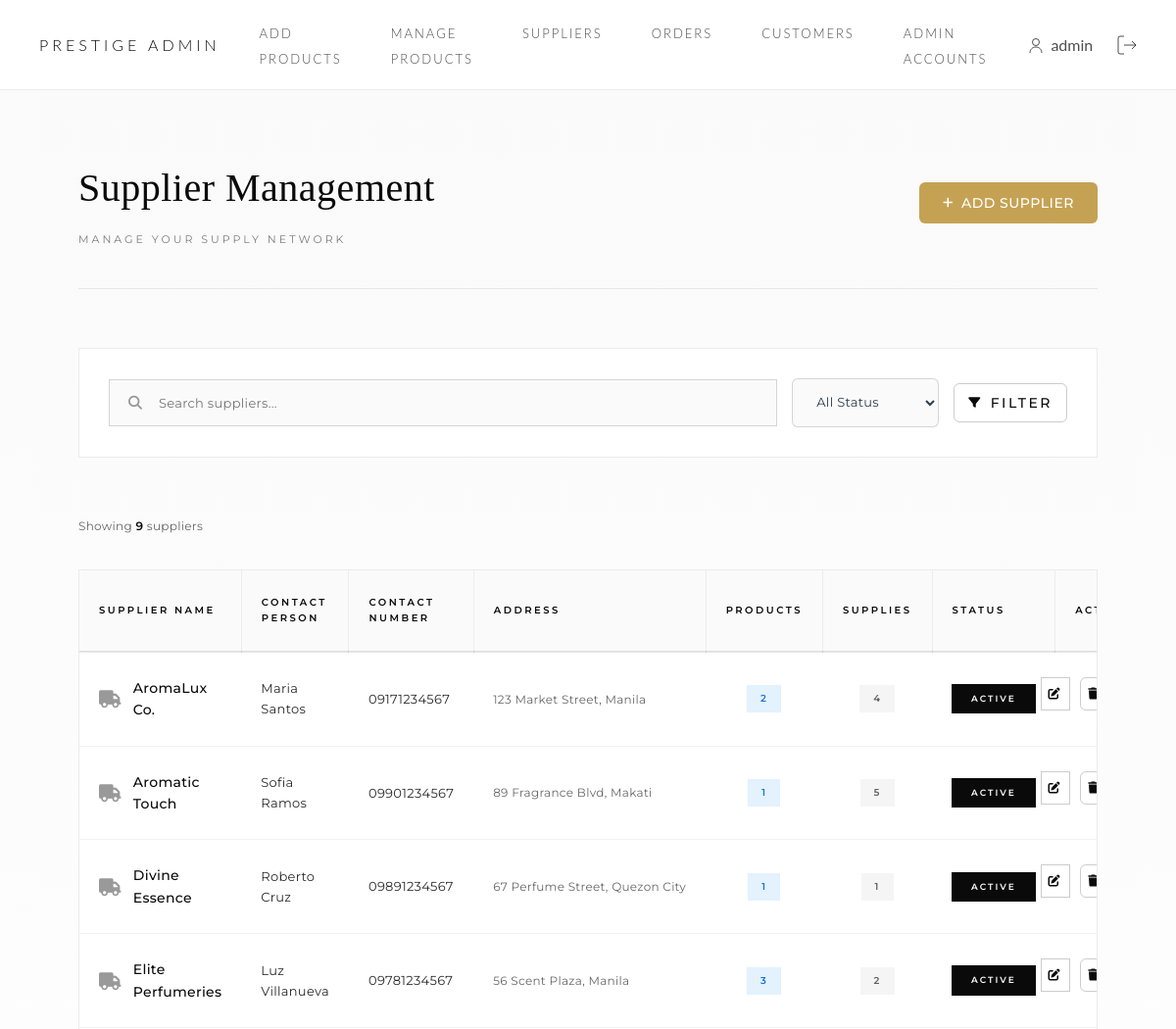
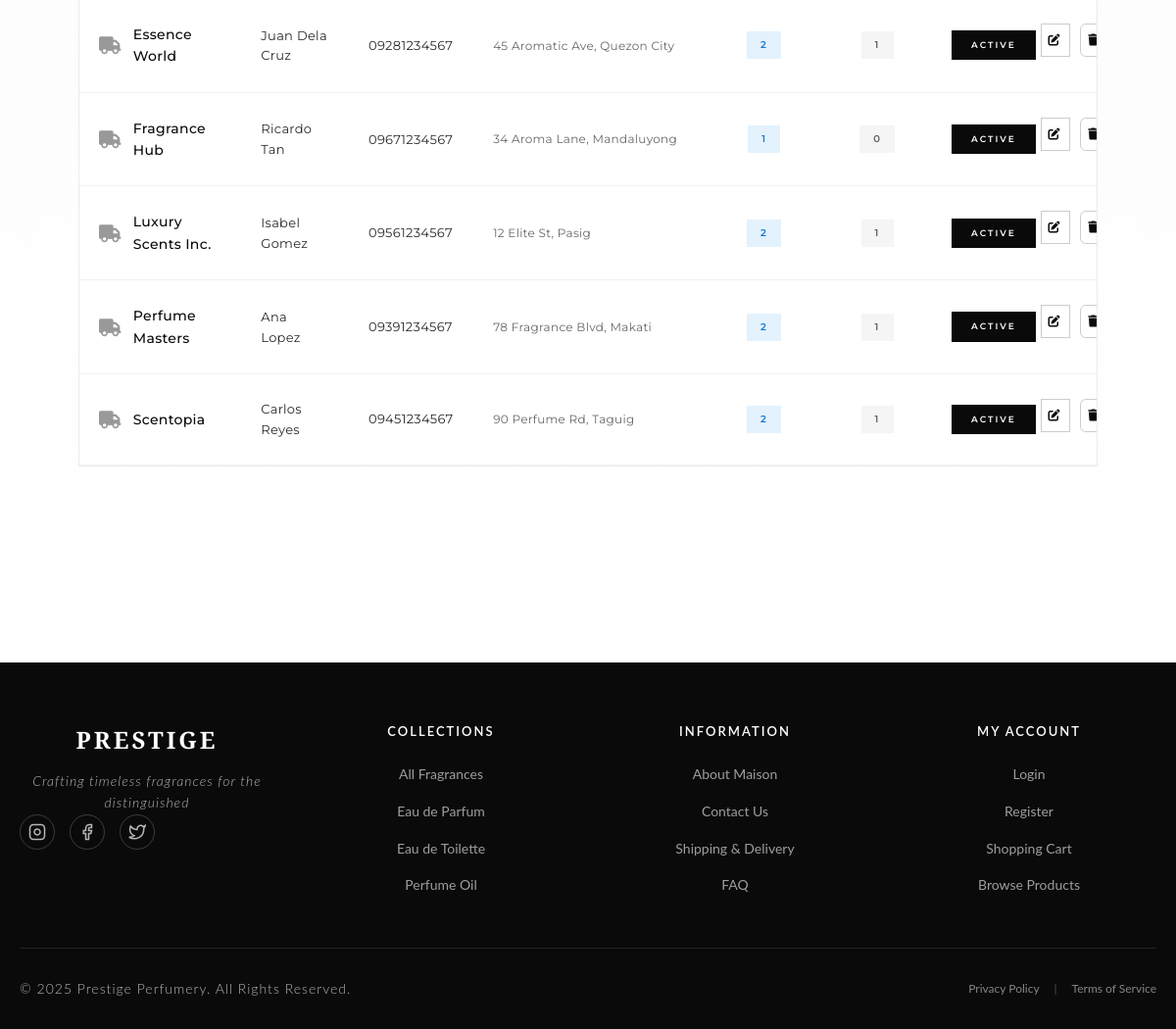
Screenshot of /admin/suppliers.php (signed in) with the database file from the repository (2 pictures, top to bottom).
### tables this page shows
CREATE TABLE `suppliers` (
  `supplier_id` int(11) NOT NULL,
  `supplier_name` varchar(100) NOT NULL,
  `contact_person` varchar(100) DEFAULT NULL,
  `contact_number` varchar(20) DEFAULT NULL,
  `address` varchar(255) DEFAULT NULL,
  `is_active` tinyint(1) DEFAULT 1
);

CREATE TABLE `categories` (
  `category_id` int(11) NOT NULL,
  `category_name` varchar(50) NOT NULL
);

### admin/suppliers.php (the view, shortened to what this page needs)
<?php
require_once '../includes/adminheader.php';
try {
    $search = isset($_GET['search']) ? trim($_GET['search']) : '';
    $status_filter = isset($_GET['status']) ? $_GET['status'] : 'all';
    $query = "
        SELECT s.*,
               COUNT(DISTINCT p.product_id) as product_count,
               COUNT(DISTINCT sl.supply_id) as supply_count
        FROM suppliers s
        LEFT JOIN products p ON s.supplier_id = p.supplier_id
        LEFT JOIN supply_logs sl ON s.supplier_id = sl.supplier_id
        WHERE 1=1
    ";
    $query .= " GROUP BY s.supplier_id ORDER BY s.supplier_name ASC";
    $stmt = $pdo->prepare($query);
    $stmt->execute();
    $suppliers = $stmt->fetchAll();
} catch (Exception $e) {
    error_log("Fetch Suppliers error: " . $e->getMessage());
    $message = "Error loading suppliers: " . $e->getMessage();
    $messageType = "danger";
    $suppliers = [];
}
?>
<link rel="stylesheet" href="https://cdnjs.cloudflare.com/ajax/libs/font-awesome/6.4.0/css/all.min.css">
<div class="admin-main">
    <div class="luxury-container">
        <div class="page-header-lux">
            <div class="header-content">
                <h1 class="lux-admin-title">Supplier Management</h1>
                <p class="lux-admin-subtitle">Manage Your Supply Network</p>
            </div>
            <div class="header-actions">
                <button class="btn-lux btn-primary" id="addSupplierBtn">
                    <i class="fas fa-plus"></i>
                    <span>Add Supplier</span>
                </button>
            </div>
        </div>
        <div class="filter-bar">
            <form method="GET" class="filter-form">
                <div class="search-group">
                    <i class="fas fa-search"></i>
                    <input type="text" name="search" placeholder="Search suppliers..."
                           value="<?php echo htmlspecialchars($search); ?>" class="search-input">
                </div>
                <div class="filter-group">
                    <select name="status" class="filter-select" onchange="this.form.submit()">
                        <option value="all" <?= $status_filter === 'all' ? 'selected' : ''; ?>>All Status</option>
                    </select>
                </div>
                <button type="submit" class="btn-lux btn-filter">
                    <i class="fas fa-filter"></i>
                    <span>Filter</span>
                </button>
            </form>
        </div>
        <div class="results-info">
            <p>Showing <strong><?php echo count($suppliers); ?></strong> supplier<?php echo count($suppliers) !== 1 ? 's' : ''; ?></p>
        </div>
        <div class="table-card">
            <table class="luxury-table">
                <thead>
                    <tr>
                        <th>Supplier Name</th>
                        <th>Contact Person</th>
                        <th>Contact Number</th>
                        <th>Address</th>
                        <th>Products</th>
                        <th>Supplies</th>
                        <th>Status</th>
                        <th>Actions</th>
                    </tr>
                </thead>
                <tbody>
                    <?php if (empty($suppliers)): ?>
                        <tr>
                            <td colspan="8" class="empty-state">
                                <i class="fas fa-box-open"></i>
                                <p>No suppliers found</p>
                            </td>
                        </tr>
                    <?php else: ?>
                        <?php foreach ($suppliers as $supplier): ?>
                            <tr class="supplier-row">
                                <td class="supplier-name-cell">
                                    <div class="supplier-name">
                                        <i class="fas fa-truck"></i>
                                        <strong><?php echo htmlspecialchars($supplier['supplier_name']); ?></strong>
                                    </div>
                                </td>
                                <td class="contact-person-cell">
                                    <?php echo htmlspecialchars($supplier['contact_person'] ?? '-'); ?>
                                </td>
                                <td class="contact-number-cell">
                                    <?php echo htmlspecialchars($supplier['contact_number'] ?? '-'); ?>
                                </td>
                                <td class="address-cell">
                                    <span class="address-text" title="<?php echo htmlspecialchars($supplier['address'] ?? ''); ?>">
                                        <?php echo htmlspecialchars($supplier['address'] ?? '-'); ?>
                                    </span>
                                </td>
                                <td class="products-cell">
                                    <span class="badge badge-info">
                                        <?php echo $supplier['product_count']; ?>
                                    </span>
                                </td>
                                <td class="supplies-cell">
                                    <span class="badge badge-secondary">
                                        <?php echo $supplier['supply_count']; ?>
                                    </span>
                                </td>
                                <td class="status-cell">
                                    <span class="status-badge-lux <?php echo $supplier['is_active'] ? 'active' : 'inactive'; ?>">
                                        <?php echo $supplier['is_active'] ? 'Active' : 'Inactive'; ?>
                                    </span>
                                </td>
                                <td class="actions-cell">
                                    <button class="btn-lux btn-view"
                                            onclick="editSupplier(<?php echo htmlspecialchars(json_encode($supplier)); ?>)"
                                            title="Edit Supplier">
                                        <i class="fas fa-edit"></i>
                                    </button>
                                    <button class="btn-lux btn-delete"
                                            onclick="deleteSupplier(<?php echo $supplier['supplier_id']; ?>, '<?php echo htmlspecialchars($supplier['supplier_name']); ?>')"
                                            title="Delete Supplier">
                                        <i class="fas fa-trash"></i>
                                    </button>
                                </td>
                            </tr>
                        <?php endforeach; ?>
                    <?php endif; ?>
                </tbody>
            </table>
        </div>
    </div>
</div>
<?php require_once '../includes/footer.php'; ?>

### includes/footer.php (shortened to what this page needs)
</main>
<footer class="footer">
    <div class="footer-content">
        <div class="footer-grid">
            <div class="footer-column">
                <h3 class="footer-logo">PRESTIGE</h3>
                <p class="footer-tagline">Crafting timeless fragrances for the distinguished</p>
                <div class="footer-social">
                    <a href="#" aria-label="Instagram">
                        <svg width="18" height="18" viewBox="0 0 24 24" fill="none" stroke="currentColor" stroke-width="2">
                            <rect x="2" y="2" width="20" height="20" rx="5" ry="5"/>
                            <path d="M16 11.37A4 4 0 1 1 12.63 8 4 4 0 0 1 16 11.37z"/>
                            <line x1="17.5" y1="6.5" x2="17.51" y2="6.5"/>
                        </svg>
                    </a>
                    <a href="#" aria-label="Facebook">
                        <svg width="18" height="18" viewBox="0 0 24 24" fill="none" stroke="currentColor" stroke-width="2">
                            <path d="M18 2h-3a5 5 0 0 0-5 5v3H7v4h3v8h4v-8h3l1-4h-4V7a1 1 0 0 1 1-1h3z"/>
                        </svg>
                    </a>
                    <a href="#" aria-label="Twitter">
                        <svg width="18" height="18" viewBox="0 0 24 24" fill="none" stroke="currentColor" stroke-width="2">
                            <path d="M23 3a10.9 10.9 0 0 1-3.14 1.53 4.48 4.48 0 0 0-7.86 3v1A10.66 10.66 0 0 1 3 4s-4 9 5 13a11.64 11.64 0 0 1-7 2c9 5 20 0 20-11.5a4.5 4.5 0 0 0-.08-.83A7.72 7.72 0 0 0 23 3z"/>
                        </svg>
                    </a>
                </div>
            </div>
            <div class="footer-column">
                <h4 class="footer-title">Collections</h4>
                <ul class="footer-links">
                    <li><a href="/prestigeperfumes/items/index.php">All Fragrances</a></li>
                    <?php
                    $cat_query = "SELECT category_id, category_name FROM categories ORDER BY category_id";
                    $cat_result = $conn->query($cat_query);
                    if ($cat_result && $cat_result->num_rows > 0) {
                        while ($cat = $cat_result->fetch_assoc()) {
                            echo '<li><a href="/prestigeperfumes/items/index.php?category=' . $cat['category_id'] . '">' . htmlspecialchars($cat['category_name']) . '</a></li>';
                        }
                    }
                    ?>
                </ul>
            </div>
            <div class="footer-column">
                <h4 class="footer-title">Information</h4>
                <ul class="footer-links">
                    <li><a href="/prestigeperfumes/about.php">About Maison</a></li>
                    <li><a href="/prestigeperfumes/contact.php">Contact Us</a></li>
                    <li><a href="/prestigeperfumes/shipping.php">Shipping & Delivery</a></li>
                    <li><a href="/prestigeperfumes/faq.php">FAQ</a></li>
                </ul>
            </div>
            <div class="footer-column">
                <h4 class="footer-title">My Account</h4>
                <ul class="footer-links">
                    <?php if (isset($_SESSION['customer_id'])): ?>
                        <li><a href="/prestigeperfumes/user/index.php">My Profile</a></li>
                        <li><a href="/prestigeperfumes/user/orders.php">Order History</a></li>
                        <li><a href="/prestigeperfumes/items/cart.php">Shopping Cart</a></li>
                        <li><a href="/prestigeperfumes/user/logout.php">Logout</a></li>
                    <?php else: ?>
                        <li><a href="/prestigeperfumes/user/login.php">Login</a></li>
                        <li><a href="/prestigeperfumes/user/register.php">Register</a></li>
                        <li><a href="/prestigeperfumes/items/cart.php">Shopping Cart</a></li>
                        <li><a href="/prestigeperfumes/items/index.php">Browse Products</a></li>
                    <?php endif; ?>
                </ul>
            </div>
        </div>
        <div class="footer-bottom">
            <p>&copy; <?php echo date("Y"); ?> Prestige Perfumery. All Rights Reserved.</p>
            <div class="footer-legal">
                <a href="/prestigeperfumes/privacy.php">Privacy Policy</a>
                <span class="separator">|</span>
                <a href="/prestigeperfumes/terms.php">Terms of Service</a>
            </div>
        </div>
    </div>
</footer>
</body>
</html>

### assets/css/admin.css (style rules this page uses)
body { margin: 0; font-family: 'Lato', -apple-system, BlinkMacSystemFont, 'Segoe UI', sans-serif; background: #f8f9fa; }
.admin-main { padding: 2rem; max-width: 1200px; margin: 0 auto; }
.btn-primary { background: transparent; color: #ffffff; border: 1px solid rgba(255, 255, 255, 0.4); position: relative; z-index: 1; }
.btn-primary::before { content: ''; position: absolute; top: 0; left: -100%; width: 100%; height: 100%; background: #ffffff; transition: left 0.5s cubic-bezier(0.4, 0, 0.2, 1); z-index: -1; }
.filter-group { display: flex; flex-direction: column; gap: 0.5rem; }
.filter-select, .filter-input { padding: 0.75rem; border: 1px solid #dee2e6; border-radius: 6px; font-size: 0.95rem; color: #2c3e50; background-color: #fff; transition: all 0.3s ease; }
.btn-filter { background: #c5a253; color: #fff; border: none; padding: 0.75rem 1.5rem; border-radius: 6px; font-weight: 500; display: inline-flex; align-items: center; gap: 0.5rem; transition: all 0.3s ease; cursor: pointer; }
.header-actions { display: flex; gap: 1rem; }
.header-actions .btn-primary { background: #c5a253; color: #fff; padding: 0.75rem 1.5rem; border-radius: 6px; text-decoration: none; display: inline-flex; align-items: center; gap: 0.5rem; font-weight: 500; letter-spacing: 0.5px; transition: all 0.3s ease; border: none; }
.btn-edit, .btn-delete { padding: 0.6rem 1rem; border-radius: 6px; border: none; cursor: pointer; transition: all 0.3s ease; font-size: 0.9rem; font-weight: 500; display: inline-flex; align-items: center; gap: 0.5rem; text-decoration: none; }
.btn-delete { background: #e74c3c; color: #fff; }

### assets/css/style.css (style rules this page uses)
* { margin: 0; padding: 0; box-sizing: border-box; }
body { font-family: 'Lato', -apple-system, BlinkMacSystemFont, 'Segoe UI', sans-serif; line-height: 1.6; color: #333; background: #ffffff; }
a { text-decoration: none; color: inherit; }
.btn-primary { background: transparent; color: #ffffff; border: 1px solid rgba(255, 255, 255, 0.4); }
.btn-primary::before { content: ''; position: absolute; top: 0; left: -100%; width: 100%; height: 100%; background: #ffffff; transition: left 0.5s cubic-bezier(0.4, 0, 0.2, 1); z-index: -1; }
footer { background-color: #0a0a0a; color: #ffffff; padding: 60px 0; text-align: center; }
footer .footer-content p { margin: 0; font-size: 14px; letter-spacing: 1px; color: rgba(255, 255, 255, 0.7); font-weight: 300; }

### includes/footer.php (style rules this page uses)
.footer { background: #0a0a0a; color: #fff; padding: 60px 0 30px; margin-top: 80px; font-family: 'Lato', sans-serif; }
.footer-content { max-width: 1200px; margin: 0 auto; padding: 0 20px; }
.footer-grid { display: grid; grid-template-columns: repeat(auto-fit, minmax(200px, 1fr)); gap: 40px; margin-bottom: 40px; }
.footer-column { min-width: 0; }
.footer-logo { font-family: 'Playfair Display', serif; font-size: 24px; font-weight: 700; letter-spacing: 3px; margin-bottom: 12px; color: #fff; }
.footer-tagline { font-size: 13px; color: rgba(255, 255, 255, 0.6); line-height: 1.6; margin-bottom: 20px; font-style: italic; }
.footer-social { display: flex; gap: 15px; }
.footer-social a { width: 36px; height: 36px; border: 1px solid rgba(255, 255, 255, 0.2); border-radius: 50%; display: flex; align-items: center; justify-content: center; color: rgba(255, 255, 255, 0.7); transition: all 0.3s ease; }
.footer-title { font-size: 13px; font-weight: 600; letter-spacing: 2px; text-transform: uppercase; margin-bottom: 20px; color: #fff; }
.footer-links { list-style: none; padding: 0; margin: 0; }
.footer-links li { margin-bottom: 12px; }
.footer-links a { color: rgba(255, 255, 255, 0.6); font-size: 14px; text-decoration: none; transition: all 0.3s ease; display: inline-block; }
.footer-bottom { border-top: 1px solid rgba(255, 255, 255, 0.1); padding-top: 30px; display: flex; justify-content: space-between; align-items: center; flex-wrap: wrap; gap: 15px; }
.footer-bottom p { font-size: 13px; color: rgba(255, 255, 255, 0.5); margin: 0; }
.footer-legal { display: flex; gap: 15px; align-items: center; }
.footer-legal a { color: rgba(255, 255, 255, 0.5); font-size: 12px; text-decoration: none; transition: color 0.3s ease; }
.footer-legal .separator { color: rgba(255, 255, 255, 0.3); font-size: 12px; }

### rows the page displays
suppliers: supplier_name "AromaLux Co.", contact_person "Maria Santos", contact_number "09171234567", address "123 Market Street, Manila", product_count "2", supply_count "4", is_active "ACTIVE"
suppliers: supplier_name "Aromatic Touch", contact_person "Sofia Ramos", contact_number "09901234567", address "89 Fragrance Blvd, Makati", product_count "1", supply_count "5", is_active "ACTIVE"
suppliers: supplier_name "Divine Essence", contact_person "Roberto Cruz", contact_number "09891234567", address "67 Perfume Street, Quezon City", product_count "1", supply_count "1", is_active "ACTIVE"
suppliers: supplier_name "Elite Perfumeries", contact_person "Luz Villanueva", contact_number "09781234567", address "56 Scent Plaza, Manila", product_count "3", supply_count "2", is_active "ACTIVE"
suppliers: supplier_name "Essence World", contact_person "Juan Dela Cruz", contact_number "09281234567", address "45 Aromatic Ave, Quezon City", product_count "2", supply_count "1", is_active "ACTIVE"
suppliers: supplier_name "Fragrance Hub", contact_person "Ricardo Tan", contact_number "09671234567", address "34 Aroma Lane, Mandaluyong", product_count "1", supply_count "0", is_active "ACTIVE"
suppliers: supplier_name "Luxury Scents Inc.", contact_person "Isabel Gomez", contact_number "09561234567", address "12 Elite St, Pasig", product_count "2", supply_count "1", is_active "ACTIVE"
suppliers: supplier_name "Perfume Masters", contact_person "Ana Lopez", contact_number "09391234567", address "78 Fragrance Blvd, Makati", product_count "2", supply_count "1", is_active "ACTIVE"
suppliers: supplier_name "Scentopia", contact_person "Carlos Reyes", contact_number "09451234567", address "90 Perfume Rd, Taguig", product_count "2", supply_count "1", is_active "ACTIVE"
categories: category_name "Eau de Parfum"
categories: category_name "Eau de Toilette"
categories: category_name "Perfume Oil"

### other values shown
$_SESSION['admin_username'] "admin"
count($suppliers) "9"
